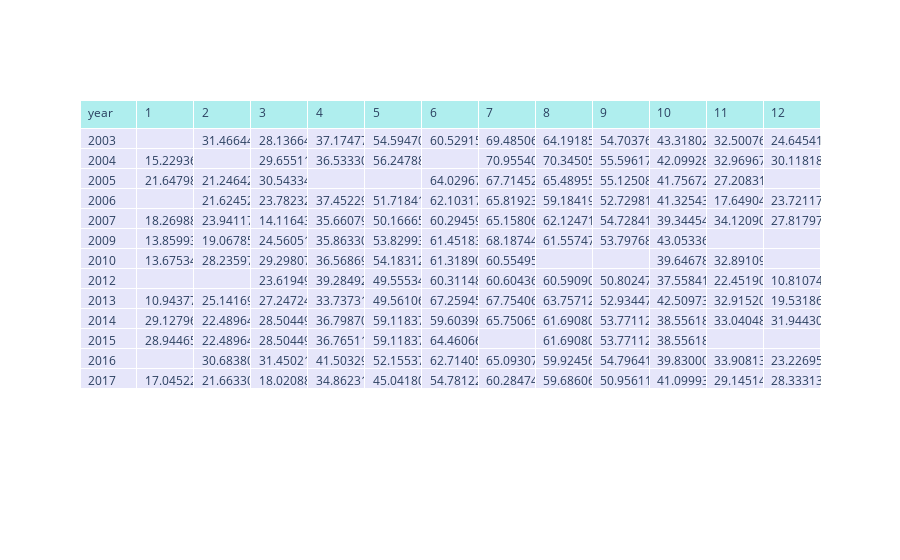

The notebook cell saved with this chart:
### Code cell
import plotly.graph_objects as go

fig = go.Figure(data=[go.Table(
    header=dict(values=list(['year']) + list(data_test_group_pivot.columns),
                fill_color='paleturquoise',
                align='left'),
    cells=dict(values=[data_test_group_pivot.index, 
                       data_test_group_pivot.iloc[:, :1].values,
                       data_test_group_pivot.iloc[:, 1:2].values,
                       data_test_group_pivot.iloc[:, 2:3].values,
                       data_test_group_pivot.iloc[:, 3:4].values,
                       data_test_group_pivot.iloc[:, 4:5].values,
                       data_test_group_pivot.iloc[:, 5:6].values,
                       data_test_group_pivot.iloc[:, 6:7].values,
                       data_test_group_pivot.iloc[:, 7:8].values,
                       data_test_group_pivot.iloc[:, 8:9].values,
                       data_test_group_pivot.iloc[:, 9:10].values,
                       data_test_group_pivot.iloc[:, 10:11].values,
                       data_test_group_pivot.iloc[:, 11:12].values,],
               fill_color='lavender',
               align='left'))
])

fig.show()

### Figure 1 — Plotly figure (JSON) as saved in the notebook; plotly's stock layout.template omitted (floating-point values rounded to 4 significant figures; data arrays with more than 128 entries replaced by an {"elided": "..."} marker saying what was removed)
{"data": [{"cells": {"align": "left", "fill": {"color": "lavender"}, "values": {"elided": "13 rows, 169 float values in total"}}, "header": {"align": "left", "fill": {"color": "paleturquoise"}, "values": ["year", 1, 2, 3, 4, 5, 6, 7, 8, 9, 10, 11, 12]}, "type": "table"}], "layout": {}}
